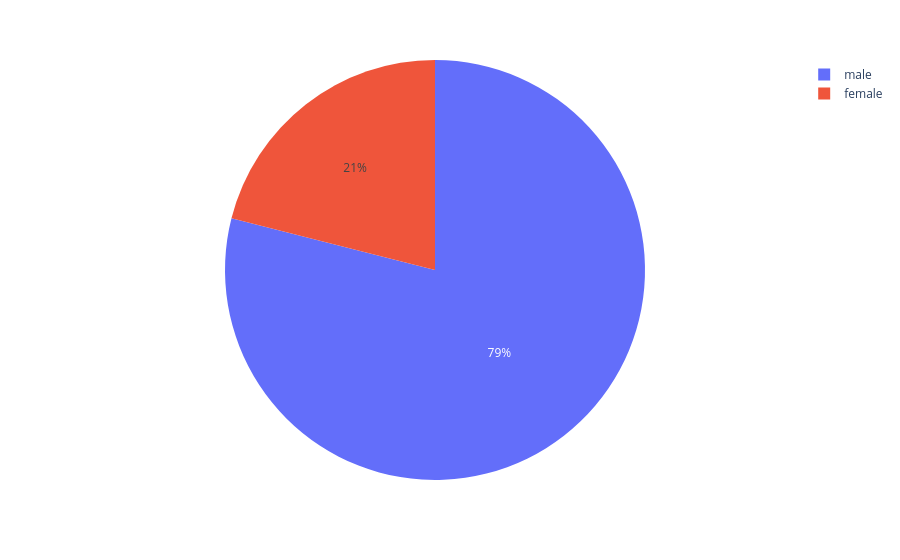

This figure's notebook cell:
### Code cell
px.pie(gender_deff,names='sex',values='suicides/100k pop')

### Figure 1 — Plotly figure (JSON) as saved in the notebook; plotly's stock layout.template omitted (floating-point values rounded to 4 significant figures)
{"data": [{"domain": {"x": [0, 1], "y": [0, 1]}, "hovertemplate": "sex=%{label}<br>suicides/100k pop=%{value}<extra></extra>", "labels": ["female", "male"], "legendgroup": "", "name": "", "showlegend": true, "type": "pie", "values": [5.393, 20.24]}], "layout": {"legend": {"tracegroupgap": 0}, "margin": {"t": 60}}}
